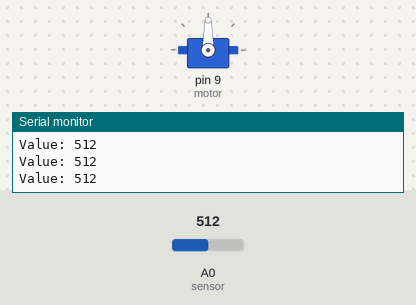
Recording of a sketch running on a simulated Arduino Uno, built with avr-gcc and run on an emulated ATmega328P. Shown: servo, the last lines printed to the serial monitor. The test bench sets the inputs (shaded band); at power-on: A0 (sensor) = 512.

Above: at 1.2 s.
1.3 s: A0 (sensor) set to 790
2.8 s: A0 (sensor) set to 810
At 2.96 s:
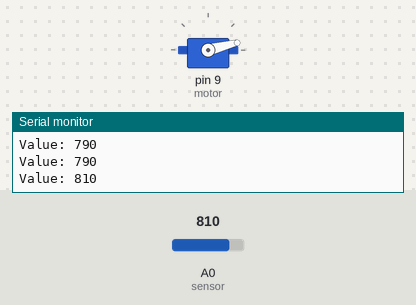
At 3.56 s:
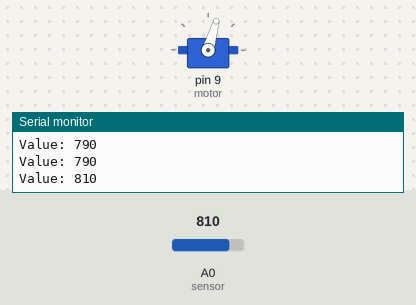
Timing chart, 0 to 14.8 s (numbered marks = the images above; inputs shaded):
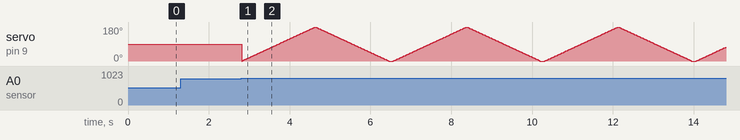

The sketch:

Moisture_Sensor.ino
```cpp
#include <Servo.h>
Servo motor;
int sensor = A0;
int motorPin = 9;

void setup(){

 // pinMode(motorPin, OUTPUT);
  motor.attach(9);
  Serial.begin(9600);
}

void loop(){
  int sensedValue = analogRead(sensor);
    Serial.println("Value: " +String(sensedValue));
  if(sensedValue>800){
    for(int i = 0; i <= 180; i++){
      motor.write(i);
     delay(10);
    }
    for(int i = 180; i >= 0; i--){

      motor.write(i);
      delay(10);
    }
  }


  delay(100);
}
```

Measured:
- the behaviour switches between 800 and 801 on A0 (sensor) (found by bisection; images 0 and 1)
